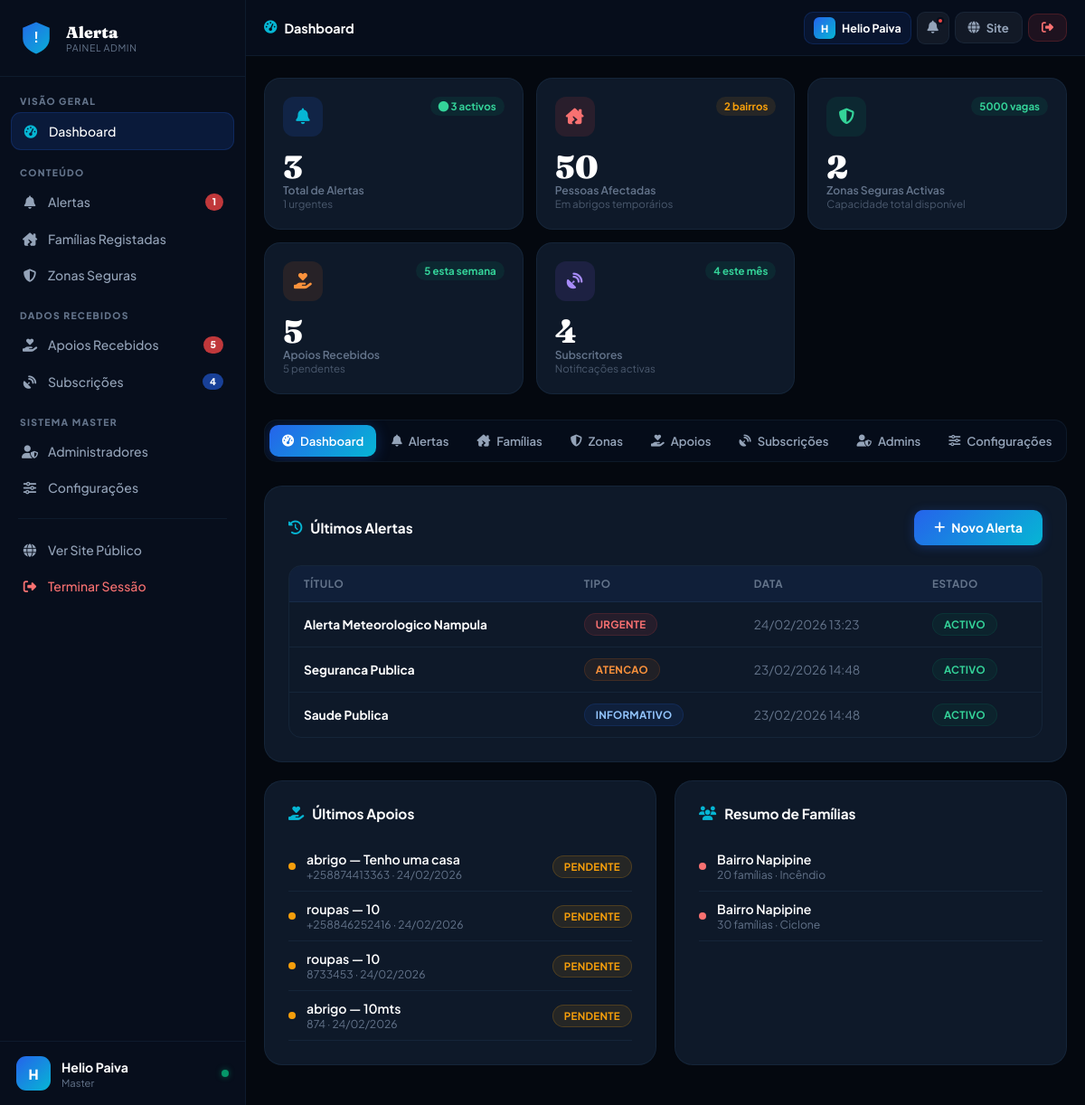
Screenshot of /admin (signed in) with the database file from the repository.
### tables this page shows
CREATE TABLE configuracao(
          id INTEGER PRIMARY KEY AUTOINCREMENT,
          chave TEXT UNIQUE NOT NULL, valor TEXT NOT NULL);

CREATE TABLE admin(
          id INTEGER PRIMARY KEY AUTOINCREMENT,
          nome TEXT NOT NULL, email TEXT UNIQUE NOT NULL,
          password TEXT NOT NULL, nivel TEXT DEFAULT 'admin');

CREATE TABLE alerta(
          id INTEGER PRIMARY KEY AUTOINCREMENT,
          titulo TEXT NOT NULL, tipo TEXT NOT NULL, conteudo TEXT NOT NULL,
          data TEXT DEFAULT (datetime('now')), ativo INTEGER DEFAULT 1);

CREATE TABLE apoio(
          id INTEGER PRIMARY KEY AUTOINCREMENT,
          tipo TEXT, quantidade TEXT, local_entrega TEXT, contacto TEXT,
          data TEXT DEFAULT (datetime('now')), status TEXT DEFAULT 'pendente');

CREATE TABLE familia(
          id INTEGER PRIMARY KEY AUTOINCREMENT,
          bairro TEXT NOT NULL, numero INTEGER NOT NULL, situacao TEXT NOT NULL,
          abrigo TEXT NOT NULL, necessidades TEXT NOT NULL,
          data TEXT DEFAULT (datetime('now')));

### app.py (the view)
@app.route('/admin')
@login_required
def admin_dashboard():
    cfg         = get_site_config()
    familias    = query("SELECT * FROM familia ORDER BY data DESC")
    alertas     = query("SELECT * FROM alerta ORDER BY data DESC")
    zonas       = query("SELECT * FROM zona ORDER BY id DESC")
    apoios      = query("SELECT * FROM apoio ORDER BY data DESC")
    subscricoes = query("SELECT * FROM subscricao ORDER BY data DESC")
    admins      = query("SELECT * FROM admin ORDER BY nivel DESC, nome ASC") if session.get('admin_nivel') == 'master' else []
    total       = query("SELECT SUM(numero) s FROM familia", one=True)['s'] or 0
    cap_total   = query("SELECT SUM(capacidade) s FROM zona WHERE ativa=1", one=True)['s'] or 0
    pendentes   = query("SELECT COUNT(*) c FROM apoio WHERE status='pendente' OR status IS NULL", one=True)['c']
    stats = {
        'alertas':           query("SELECT COUNT(*) c FROM alerta", one=True)['c'],
        'alertas_ativos':    query("SELECT COUNT(*) c FROM alerta WHERE ativo=1", one=True)['c'],
        'alertas_urgentes':  query("SELECT COUNT(*) c FROM alerta WHERE tipo='urgente' AND ativo=1", one=True)['c'],
        'familias_registadas': len(familias),
        'familias_total':    total,
        'zonas':             query("SELECT COUNT(*) c FROM zona WHERE ativa=1", one=True)['c'],
        'cap_total':         cap_total,
        'apoios':            query("SELECT COUNT(*) c FROM apoio", one=True)['c'],
        'apoios_semana':     query("SELECT COUNT(*) c FROM apoio WHERE data >= datetime('now','-7 days')", one=True)['c'],
        'apoios_pendentes':  pendentes,
        'subscricoes':       query("SELECT COUNT(*) c FROM subscricao", one=True)['c'],
        'subs_mes':          query("SELECT COUNT(*) c FROM subscricao WHERE data >= datetime('now','-30 days')", one=True)['c'],
        'admins':            query("SELECT COUNT(*) c FROM admin", one=True)['c'],
    }
    active_tab = request.args.get('tab', 'dashboard')
    return render_template('admin.html', cfg=cfg, stats=stats, alertas=alertas,
                           familias=familias, zonas=zonas, apoios=apoios,
                           subscricoes=subscricoes, admins=admins,
                           fmt_date=fmt_date, fmt_datetime=fmt_datetime,
                           active_tab=active_tab)

### app.py (called while the page is built)
def get_db():
    if 'db' not in g:
        g.db = sqlite3.connect(DB)
        g.db.row_factory = sqlite3.Row
    return g.db

def query(sql, args=(), one=False, commit=False):
    db = get_db()
    cur = db.execute(sql, args)
    if commit:
        db.commit()
        return cur.lastrowid
    return cur.fetchone() if one else cur.fetchall()

def login_required(f):
    @wraps(f)
    def dec(*a, **kw):
        if not session.get('admin_id'):
            return redirect(url_for('login'))
        return f(*a, **kw)
    return dec

def fmt_date(d):
    try: return datetime.strptime(d[:19], '%Y-%m-%d %H:%M:%S').strftime('%d/%m/%Y')
    except: return str(d) if d else ''

def fmt_datetime(d):
    try: return datetime.strptime(d[:19], '%Y-%m-%d %H:%M:%S').strftime('%d/%m/%Y %H:%M')
    except: return str(d) if d else ''

### templates/admin.html (shortened to what this page needs)
<!DOCTYPE html>
<html lang="pt">
<head>
<link rel="stylesheet" href="https://cdnjs.cloudflare.com/ajax/libs/font-awesome/6.5.0/css/all.min.css">
</head>
<body>
<aside class="sidebar" id="sb">
  <div class="sb-logo">
    <a href="/">
      <div class="sb-shield">
        <svg viewBox="0 0 46 46" fill="none">
          <text x="23" y="29" text-anchor="middle" fill="white" font-size="18" font-weight="bold" font-family="sans-serif">!</text>
        </svg>
      </div>
      <div>
        <div class="sb-nm">{{ cfg.nome }}</div>
        <div class="sb-tag">Painel Admin</div>
      </div>
    </a>
  </div>
  <div class="sb-body">
    <div class="sb-group">Visão Geral</div>
    <button class="sbi active" data-tab="dashboard"><span class="sbi-icon"><i class="fas fa-gauge-high"></i></span> Dashboard</button>
    <div class="sb-group">Conteúdo</div>
    <button class="sbi" data-tab="tab-alertas"><span class="sbi-icon"><i class="fas fa-bell"></i></span> Alertas
      {% if stats.alertas_urgentes > 0 %}<span class="sbi-badge">{{ stats.alertas_urgentes }}</span>{% endif %}
    </button>
    <button class="sbi" data-tab="tab-familias"><span class="sbi-icon"><i class="fas fa-house-chimney-crack"></i></span> Famílias Registadas</button>
    <button class="sbi" data-tab="tab-zonas"><span class="sbi-icon"><i class="fas fa-shield-halved"></i></span> Zonas Seguras</button>
    <div class="sb-group">Dados Recebidos</div>
    <button class="sbi" data-tab="tab-apoios"><span class="sbi-icon"><i class="fas fa-hand-holding-heart"></i></span> Apoios Recebidos
      {% if stats.apoios_pendentes > 0 %}<span class="sbi-badge">{{ stats.apoios_pendentes }}</span>{% endif %}
    </button>
    <button class="sbi" data-tab="tab-subs"><span class="sbi-icon"><i class="fas fa-satellite-dish"></i></span> Subscrições
      {% if stats.subs_mes > 0 %}<span class="sbi-badge blue">{{ stats.subs_mes }}</span>{% endif %}
    </button>
    {% if session.admin_nivel == 'master' %}
    <div class="sb-group">Sistema Master</div>
    <button class="sbi" data-tab="tab-admins"><span class="sbi-icon"><i class="fas fa-user-shield"></i></span> Administradores</button>
    <button class="sbi" data-tab="tab-config"><span class="sbi-icon"><i class="fas fa-sliders"></i></span> Configurações</button>
    {% endif %}
    <div style="height:1px;background:var(--border);margin:14px 8px"></div>
    <a href="/" class="sbi"><span class="sbi-icon"><i class="fas fa-globe"></i></span> Ver Site Público</a>
    <a href="/logout" class="sbi danger"><span class="sbi-icon"><i class="fas fa-right-from-bracket"></i></span> Terminar Sessão</a>
  </div>
  <div class="sb-user">
    <div class="sb-av">{{ session.admin_nome[0]|upper if session.admin_nome else 'A' }}</div>
    <div style="flex:1;overflow:hidden">
      <div class="sb-un">{{ session.admin_nome }}</div>
      <div class="sb-ul">{{ session.admin_nivel|title }}</div>
    </div>
    <div class="sb-online"></div>
  </div>
</aside>
<div class="main">
  <div class="topbar">
    <div class="tb-left">
      <div class="page-name" id="pageTitle">
        <i class="fas fa-gauge-high"></i> Dashboard
      </div>
    </div>
    <div class="tb-right">
      <div class="tb-admin-chip">
        <div class="av-sm">{{ session.admin_nome[0]|upper if session.admin_nome else 'A' }}</div>
        <span class="tb-admin-name">{{ session.admin_nome }}</span>
      </div>
      <button class="notif-btn" id="notifBtn" onclick="toggleNotif(event)" title="Notificações">
        <i class="fas fa-bell"></i>
        {% if stats.apoios_pendentes > 0 %}<span class="notif-dot"></span>{% endif %}
      </button>
      <a href="/" class="btn btn-ghost">
        <i class="fas fa-globe"></i><span class="site-label"> Site</span>
      </a>
      <a href="/logout" class="btn btn-danger" title="Terminar Sessão">
        <i class="fas fa-right-from-bracket"></i>
      </a>
    </div>
  </div>
  <div class="body">
    <div class="stats-row">
      <div class="s-card blue">
        <div class="s-top"><div class="s-ico blue"><i class="fas fa-bell"></i></div><span class="s-trend up"><i class="fas fa-circle"></i> {{ stats.alertas_ativos }} activos</span></div>
        <div><div class="s-num">{{ stats.alertas }}</div><div class="s-label">Total de Alertas</div><div class="s-sub">{{ stats.alertas_urgentes }} urgentes</div></div>
      </div>
      <div class="s-card red">
        <div class="s-top"><div class="s-ico red"><i class="fas fa-house-chimney-crack"></i></div><span class="s-trend warn">{{ stats.familias_registadas }} bairros</span></div>
        <div><div class="s-num">{{ stats.familias_total }}</div><div class="s-label">Pessoas Afectadas</div><div class="s-sub">Em abrigos temporários</div></div>
      </div>
      <div class="s-card green">
        <div class="s-top"><div class="s-ico green"><i class="fas fa-shield-halved"></i></div><span class="s-trend up">{{ stats.cap_total }} vagas</span></div>
        <div><div class="s-num">{{ stats.zonas }}</div><div class="s-label">Zonas Seguras Activas</div><div class="s-sub">Capacidade total disponível</div></div>
      </div>
      <div class="s-card orange">
        <div class="s-top"><div class="s-ico orange"><i class="fas fa-hand-holding-heart"></i></div><span class="s-trend up">{{ stats.apoios_semana }} esta semana</span></div>
        <div><div class="s-num">{{ stats.apoios }}</div><div class="s-label">Apoios Recebidos</div><div class="s-sub">{{ stats.apoios_pendentes }} pendentes</div></div>
      </div>
      <div class="s-card purple">
        <div class="s-top"><div class="s-ico purple"><i class="fas fa-satellite-dish"></i></div><span class="s-trend up">{{ stats.subs_mes }} este mês</span></div>
        <div><div class="s-num">{{ stats.subscricoes }}</div><div class="s-label">Subscritores</div><div class="s-sub">Notificações activas</div></div>
      </div>
    </div>
    <div class="tab-bar">
      <button class="tb-btn active" data-tab="dashboard"><i class="fas fa-gauge-high"></i> Dashboard</button>
      <button class="tb-btn" data-tab="tab-alertas"><i class="fas fa-bell"></i> Alertas</button>
      <button class="tb-btn" data-tab="tab-familias"><i class="fas fa-house-chimney-crack"></i> Famílias</button>
      <button class="tb-btn" data-tab="tab-zonas"><i class="fas fa-shield-halved"></i> Zonas</button>
      <button class="tb-btn" data-tab="tab-apoios"><i class="fas fa-hand-holding-heart"></i> Apoios</button>
      <button class="tb-btn" data-tab="tab-subs"><i class="fas fa-satellite-dish"></i> Subscrições</button>
      {% if session.admin_nivel == 'master' %}
      <button class="tb-btn" data-tab="tab-admins"><i class="fas fa-user-shield"></i> Admins</button>
      <button class="tb-btn" data-tab="tab-config"><i class="fas fa-sliders"></i> Configurações</button>
      {% endif %}
    </div>
    <div id="dashboard" class="tab-pane active">
      <div class="card">
        <div class="card-head">
          <div class="card-title"><i class="fas fa-clock-rotate-left"></i> Últimos Alertas</div>
          <button class="btn btn-primary btn-submit" onclick="switchTab('tab-alertas')"><i class="fas fa-plus"></i> Novo Alerta</button>
        </div>
        <div class="tbl-wrap"><table><thead><tr><th>Título</th><th>Tipo</th><th>Data</th><th>Estado</th></tr></thead>
        <tbody>
        {% for a in alertas[:5] %}
        <tr>
          <td><strong style="color:#fff">{{ a['titulo'] }}</strong></td>
          <td><span class="badge b-{{ a['tipo'] }}">{{ a['tipo'] }}</span></td>
          <td style="color:var(--muted)">{{ fmt_datetime(a['data']) }}</td>
          <td><span class="badge {{ 'b-on' if a['ativo'] else 'b-off' }}">{{ 'Activo' if a['ativo'] else 'Pausado' }}</span></td>
        </tr>
        {% else %}<tr class="empty"><td colspan="4"><i class="fas fa-bell-slash"></i>Sem alertas</td></tr>{% endfor %}
        </tbody></table></div>
      </div>
      <div style="display:grid;grid-template-columns:1fr 1fr;gap:20px">
        <div class="card">
          <div class="card-title"><i class="fas fa-hand-holding-heart"></i> Últimos Apoios</div>
          {% if apoios %}{% for a in apoios[:4] %}
          <div style="padding:10px 0;border-bottom:1px solid var(--border);display:flex;align-items:center;gap:12px">
            <div style="width:8px;height:8px;background:{% if (a['status'] or 'pendente')=='confirmado' %}var(--emerald){% elif (a['status'] or 'pendente')=='recusado' %}var(--red){% else %}var(--amber){% endif %};border-radius:50%;flex-shrink:0"></div>
            <div style="flex:1;min-width:0">
              <div style="font-size:.88rem;color:#fff;font-weight:600;white-space:nowrap;overflow:hidden;text-overflow:ellipsis">{{ a['tipo'] }} — {{ a['quantidade'] }}</div>
              <div style="font-size:.76rem;color:var(--muted)">{{ a['contacto'] }} · {{ fmt_date(a['data']) }}</div>
            </div>
            <span class="badge b-{{ a['status'] or 'pendente' }}">{{ a['status'] or 'pendente' }}</span>
          </div>
          {% endfor %}{% else %}<p style="color:var(--muted);font-size:.86rem;text-align:center;padding:20px">Nenhum apoio recebido</p>{% endif %}
        </div>
        <div class="card">
          <div class="card-title"><i class="fas fa-users"></i> Resumo de Famílias</div>
          {% if familias %}{% for f in familias[:4] %}
          <div style="padding:10px 0;border-bottom:1px solid var(--border);display:flex;align-items:center;gap:12px">
            <div style="width:8px;height:8px;background:#f87171;border-radius:50%;flex-shrink:0"></div>
            <div style="flex:1;min-width:0">
              <div style="font-size:.88rem;color:#fff;font-weight:600">{{ f['bairro'] }}</div>
              <div style="font-size:.76rem;color:var(--muted)">{{ f['numero'] }} famílias · {{ f['situacao'] }}</div>
            </div>
          </div>
          {% endfor %}{% else %}<p style="color:var(--muted);font-size:.86rem;text-align:center;padding:20px">Nenhuma família</p>{% endif %}
        </div>
      </div>
    </div>
  </div>
</div>
</body>
</html>

### rows the page displays
configuracao: nome "Alerta"
admin: admin_nivel "Master"
alerta: titulo "Alerta Meteorologico Nampula", tipo "URGENTE", data "24/02/2026 13:23", ativo "ACTIVO"
alerta: titulo "Seguranca Publica", tipo "ATENCAO", data "23/02/2026 14:48", ativo "ACTIVO"
alerta: titulo "Saude Publica", tipo "INFORMATIVO", data "23/02/2026 14:48", ativo "ACTIVO"
apoio: tipo "abrigo", quantidade "Tenho uma casa", contacto "+258874413363", data "24/02/2026", status "PENDENTE"
apoio: tipo "roupas", quantidade "10", contacto "+258846252416", data "24/02/2026", status "PENDENTE"
apoio: tipo "roupas", quantidade "10", contacto "8733453", data "24/02/2026", status "PENDENTE"
apoio: tipo "abrigo", quantidade "10mts", contacto "874", data "24/02/2026", status "PENDENTE"
familia: bairro "Bairro Napipine", numero "20", situacao "Incêndio"
familia: bairro "Bairro Napipine", numero "30", situacao "Ciclone"

### other values shown
{{ stats.alertas_urgentes }} "1"
{{ stats.apoios_pendentes }} "5"
{{ stats.subs_mes }} "4"
{{ session.admin_nome[0]|upper if session.admin_nome else 'A' }} "H"
{{ session.admin_nome }} "Helio Paiva"
{{ stats.alertas_ativos }} "3"
{{ stats.alertas }} "3"
{{ stats.familias_registadas }} "2"
{{ stats.familias_total }} "50"
{{ stats.cap_total }} "5000"
{{ stats.zonas }} "2"
{{ stats.apoios_semana }} "5"
{{ stats.apoios }} "5"
{{ stats.subscricoes }} "4"
